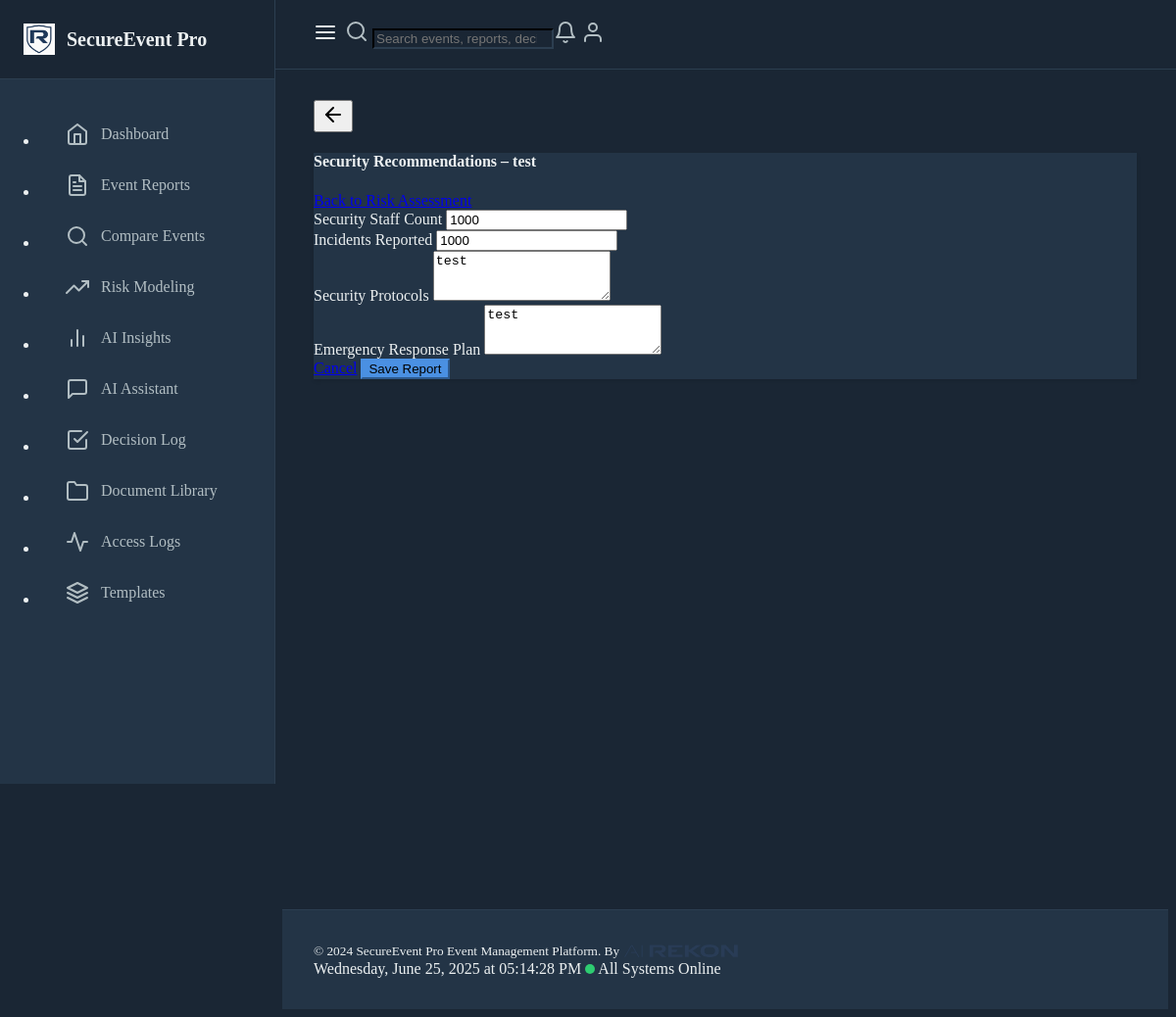
The page /event-report/6/build on the database its author committed.
### models.py (models this page shows)
class EventReport(db.Model):
    id = db.Column(db.Integer, primary_key=True)
    title = db.Column(db.String(200), nullable=False)
    date = db.Column(db.DateTime, nullable=False)
    location = db.Column(db.String(200), nullable=False)
    description = db.Column(db.Text, nullable=False)
    risk_level = db.Column(db.String(50), nullable=False)
    incident_type = db.Column(db.String(100), nullable=False)
    created_at = db.Column(db.DateTime, default=datetime.utcnow)
    venue_type = db.Column(db.String(50))
    security_staff_count = db.Column(db.Integer, default=0)
    security_staff_roles = db.Column(db.JSON, default=dict)
    incidents_reported = db.Column(db.Integer, default=0)
    incident_summary = db.Column(db.Text)
    attendance = db.Column(db.Integer)
    security_measures = db.Column(db.Text)
    incident_response = db.Column(db.Text)
    lessons_learned = db.Column(db.Text)
    recommendations = db.Column(db.Text)
    security_protocols = db.Column(db.Text)
    emergency_response_plan = db.Column(db.Text)
    post_event_analysis = db.Column(db.Text)
    activity_logs = db.relationship('ActivityLog', backref='event_report', lazy=True)
    estimated_risk_level = db.Column(db.String(50))
    risk_assessments = db.relationship('RiskAssessment', backref='event_report', lazy=True)

### routes.py (the view, shortened to what this page needs)
@app.route("/event-report/<int:event_id>/build", methods=["GET", "POST"])
def build_event_report(event_id):
    report = EventReport.query.get_or_404(event_id)
    return render_template("event_report_details.html", report=report)

### routes.py (called while the page is built)
@app.before_request
def before_request():
    g.start_time = datetime.utcnow()
    g.activity_log = None

@app.after_request
def after_request(response):
    if hasattr(g, "activity_log") and g.activity_log:
        end_activity_tracking(g.activity_log)
    return response

### templates/event_report_details.html
{% extends 'base.html' %}
{% block content %}
<div class="container mt-4">
  <div class="card">
    <div class="card-header d-flex justify-content-between align-items-center">
      <h4 class="mb-0">Security Recommendations – {{ report.title }}</h4>
      <a class="btn btn-outline-secondary" href="{{ url_for('add_risk_assessment', event_id=report.id) }}">Back to Risk Assessment</a>
    </div>
    <div class="card-body">
      <form method="POST">
        {% include 'partials/event_report_lower.html' %}
      </form>
    </div>
  </div>
</div>
{% endblock %}

### templates/partials/event_report_lower.html
<div class="row">
    <div class="col-md-6 mb-3">
        <label for="security_staff_count" class="form-label">Security Staff Count</label>
        <input type="number" class="form-control" id="security_staff_count" name="security_staff_count" value="{{ report.security_staff_count or 0 }}">
    </div>
    <div class="col-md-6 mb-3">
        <label for="incidents_reported" class="form-label">Incidents Reported</label>
        <input type="number" class="form-control" id="incidents_reported" name="incidents_reported" value="{{ report.incidents_reported or 0 }}">
    </div>
</div>
<div class="mb-3">
    <label for="security_protocols" class="form-label">Security Protocols</label>
    <textarea class="form-control" id="security_protocols" name="security_protocols" rows="3">{{ report.security_protocols or '' }}</textarea>
</div>
<div class="mb-3">
    <label for="emergency_response_plan" class="form-label">Emergency Response Plan</label>
    <textarea class="form-control" id="emergency_response_plan" name="emergency_response_plan" rows="3">{{ report.emergency_response_plan or '' }}</textarea>
</div>
<div class="d-flex justify-content-end">
    <a href="{{ url_for('view_report', report_id=report.id) }}" class="btn btn-secondary me-2">Cancel</a>
    <button type="submit" class="btn btn-primary">Save Report</button>
</div>

### templates/base.html (style rules this page uses)
:root { --primary-color: #4A90E2; --secondary-color: #2C3E50; --accent-color: #3498DB; --background-dark: #1A2634; --card-bg: #233446; --text-primary: #ECF0F1; --text-secondary: #B2BEC3; }
body { background-color: var(--background-dark); color: var(--text-primary); }
.card { background-color: var(--card-bg); border-color: var(--secondary-color); }
.btn-primary { background-color: var(--primary-color); border-color: var(--primary-color); }
.card { border: 1px solid var(--bs-border-color); box-shadow: 0 2px 4px rgba(0, 0, 0, 0.1); }

### rows shown on the page
EventReport: title "test", security_staff_count "1000", incidents_reported "1000", security_protocols "test", emergency_response_plan "test"
